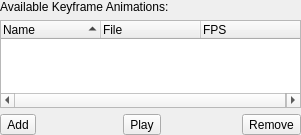
<ui version="4.0" >
 <class>KeyframeAnimationWidget</class>
 <widget class="QWidget" name="KeyframeAnimationWidget" >
  <property name="geometry" >
   <rect>
    <x>0</x>
    <y>0</y>
    <width>301</width>
    <height>135</height>
   </rect>
  </property>
  <property name="windowTitle" >
   <string>Form</string>
  </property>
  <layout class="QVBoxLayout" >
   <property name="leftMargin" >
    <number>0</number>
   </property>
   <property name="topMargin" >
    <number>0</number>
   </property>
   <property name="rightMargin" >
    <number>0</number>
   </property>
   <property name="bottomMargin" >
    <number>0</number>
   </property>
   <item>
    <widget class="QLabel" name="label" >
     <property name="text" >
      <string>Available Keyframe Animations:</string>
     </property>
    </widget>
   </item>
   <item>
    <widget class="QTreeWidget" name="m_animations" >
     <property name="dragDropMode" >
      <enum>QAbstractItemView::DropOnly</enum>
     </property>
     <property name="selectionMode" >
      <enum>QAbstractItemView::ExtendedSelection</enum>
     </property>
     <property name="rootIsDecorated" >
      <bool>false</bool>
     </property>
     <property name="itemsExpandable" >
      <bool>false</bool>
     </property>
     <property name="sortingEnabled" >
      <bool>true</bool>
     </property>
     <property name="allColumnsShowFocus" >
      <bool>true</bool>
     </property>
     <column>
      <property name="text" >
       <string>Name</string>
      </property>
     </column>
     <column>
      <property name="text" >
       <string>File</string>
      </property>
     </column>
     <column>
      <property name="text" >
       <string>FPS</string>
      </property>
     </column>
    </widget>
   </item>
   <item>
    <layout class="QHBoxLayout" >
     <item>
      <widget class="QToolButton" name="m_addAnim" >
       <property name="text" >
        <string>Add</string>
       </property>
      </widget>
     </item>
     <item>
      <spacer>
       <property name="orientation" >
        <enum>Qt::Horizontal</enum>
       </property>
       <property name="sizeHint" >
        <size>
         <width>81</width>
         <height>20</height>
        </size>
       </property>
      </spacer>
     </item>
     <item>
      <widget class="QToolButton" name="m_playButton" >
       <property name="text" >
        <string>Play</string>
       </property>
      </widget>
     </item>
     <item>
      <spacer>
       <property name="orientation" >
        <enum>Qt::Horizontal</enum>
       </property>
       <property name="sizeHint" >
        <size>
         <width>61</width>
         <height>20</height>
        </size>
       </property>
      </spacer>
     </item>
     <item>
      <widget class="QToolButton" name="m_removeAnim" >
       <property name="enabled" >
        <bool>true</bool>
       </property>
       <property name="text" >
        <string>Remove</string>
       </property>
      </widget>
     </item>
    </layout>
   </item>
  </layout>
  <action name="m_actionAddAnim" >
   <property name="text" >
    <string>Add</string>
   </property>
  </action>
  <action name="m_actionRemoveAnim" >
   <property name="enabled" >
    <bool>false</bool>
   </property>
   <property name="text" >
    <string>Remove</string>
   </property>
  </action>
  <action name="m_actionPlayAnim" >
   <property name="enabled" >
    <bool>false</bool>
   </property>
   <property name="text" >
    <string>Play</string>
   </property>
  </action>
 </widget>
 <resources/>
 <connections/>
</ui>
